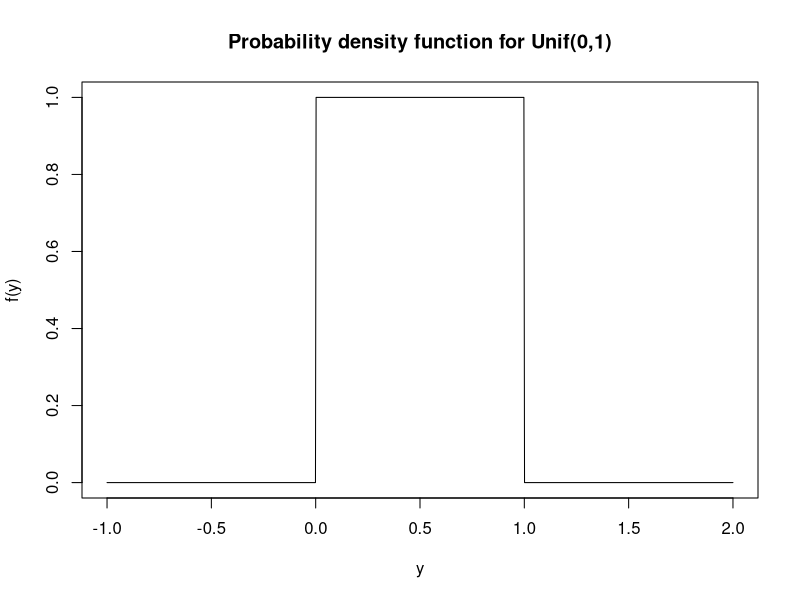
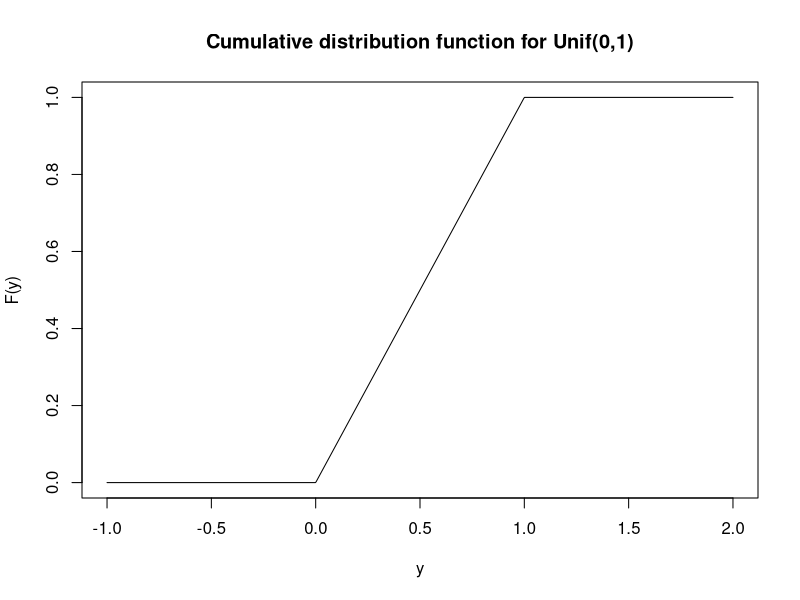
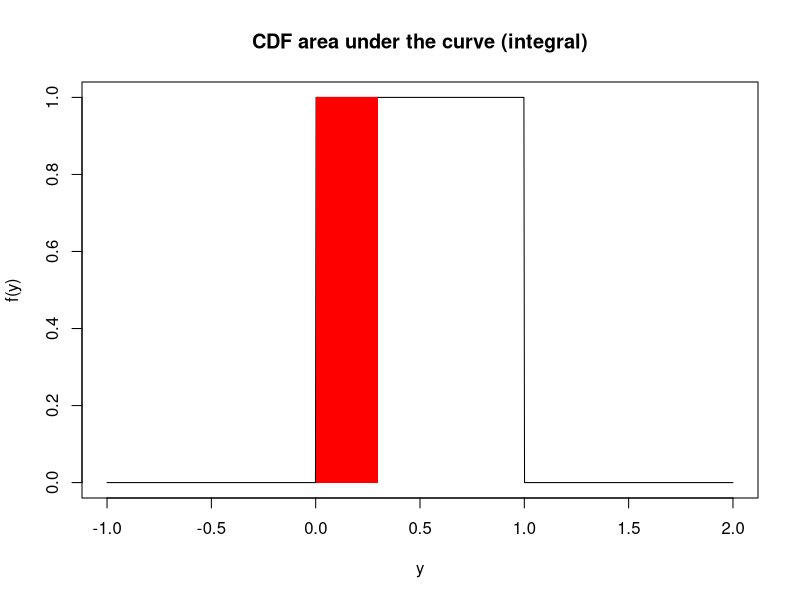
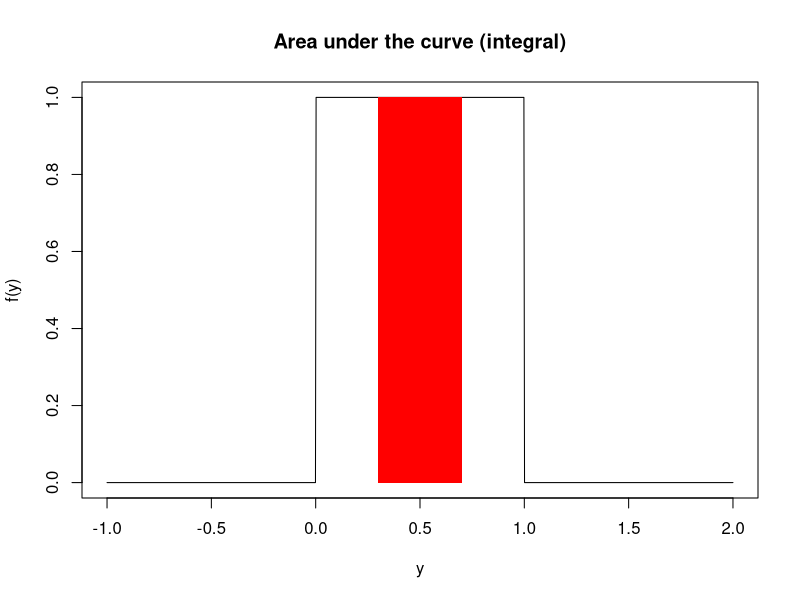
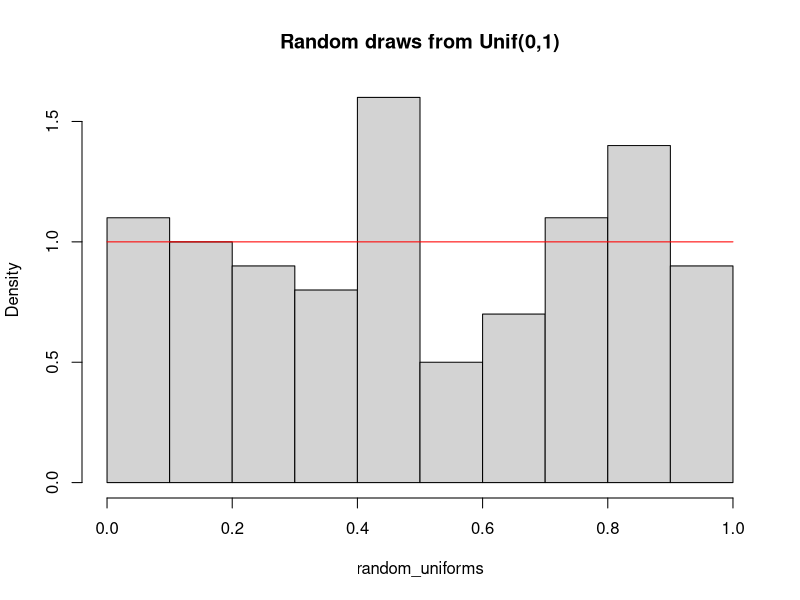
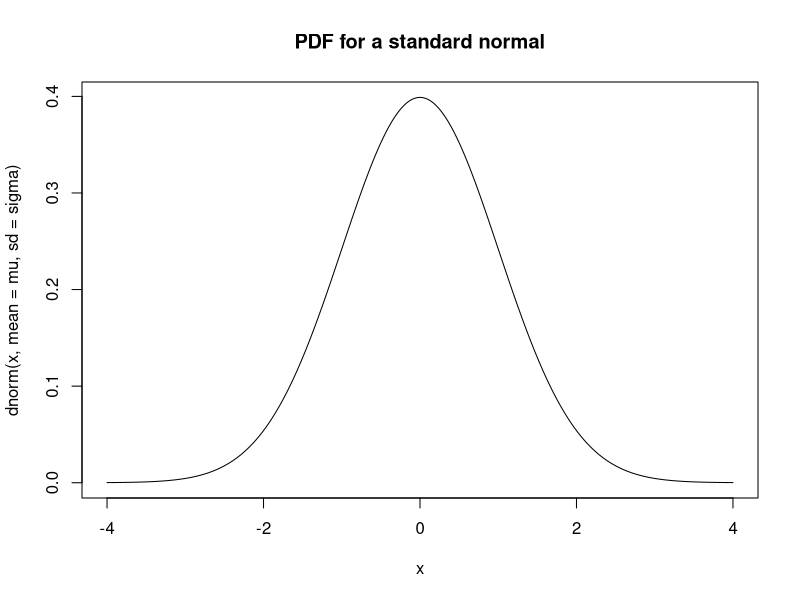
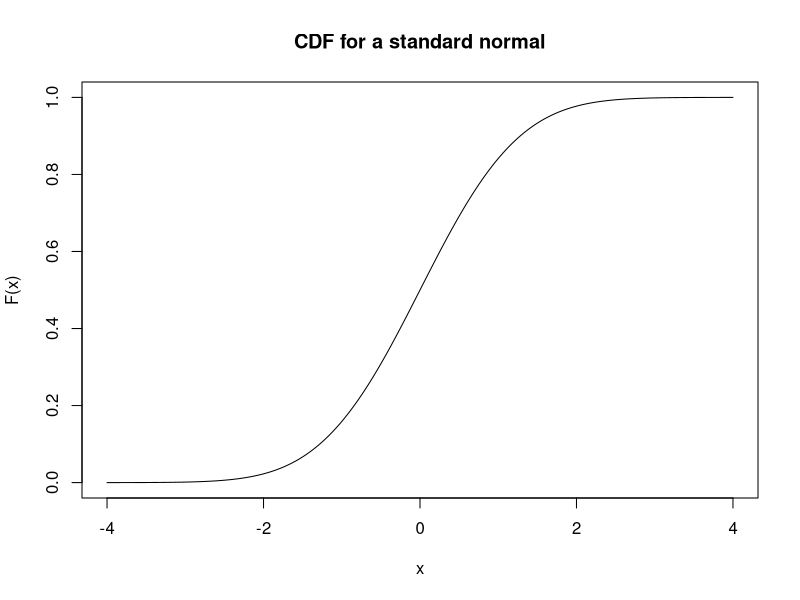
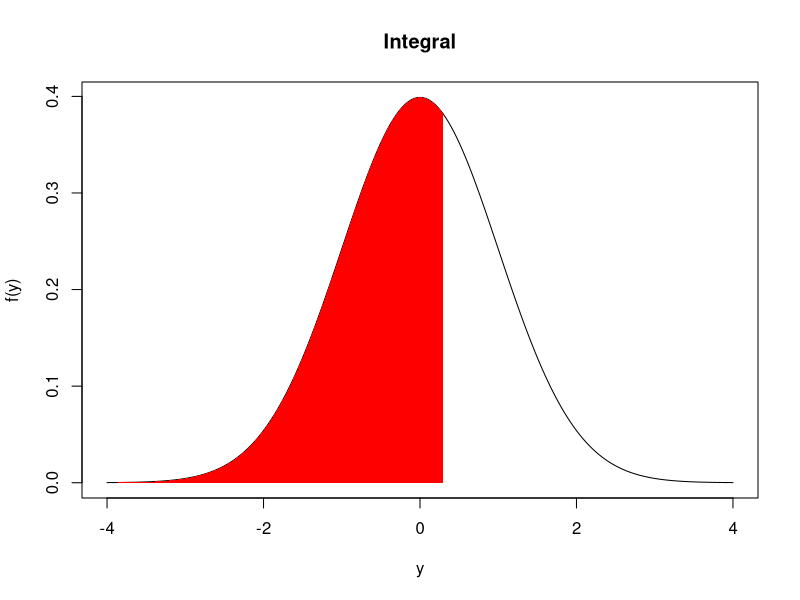

The R source for these figures, in order:
a <- 0
b <- 1

# The curve function expects you to give a function of `x` and then it 
# (internally) creates a sequence of values from `from` and to `to` and creates
# plots similar to what we had before, but using a line rather than points.
curve(dunif(x, min = a, max = b), 
      from = -1, to = 2, n = 1001, 
      xlab='y', ylab='f(y)', 
      main='Probability density function for Unif(0,1)')

curve(punif(x, min = a, max = b), 
      from = -1, to = 2, n = 1001,
      xlab='y', ylab='F(y)', 
      main='Cumulative distribution function for Unif(0,1)')

# Visualize the CDF
curve(dunif(x, min = a, max = b), 
      from = -1, to = 2, n = 1001,
      xlab='y', ylab='f(y)', 
      main='CDF area under the curve (integral)')

U <- 0.3
x <- seq(-1, U, length = 1001)
polygon(c(x, rev(x)), 
          c(rep(0, length(x)), dunif(rev(x), min = a, max = b)),
          col = "red", lty = 0)

punif(U, min = a, max = b)

# Visualize area under the curve
curve(dunif(x, min = a, max = b), 
      from = -1, to = 2, n = 1001,
      xlab='y', ylab='f(y)', 
      main='Area under the curve (integral)')

L <- 0.3; U <- 0.7
x <- seq(L, U, length = 1001)
polygon(c(x, rev(x)), 
          c(rep(0, length(x)), dunif(rev(x), min = a, max = b)),
          col = "red", lty = 0)

punif(U, min = a, max = b) - punif(L, min = a, max = b)

random_uniforms <- runif(100, min = a, max = b)

hist(random_uniforms, 
     probability = TRUE, 
     main = "Random draws from Unif(0,1)")

curve(dunif(x, min = a, max = b), 
      add = TRUE, col="red")



mu    <- 0
sigma <- 1 # standard deviation

curve(dnorm(x, mean = mu, sd = sigma), # notice the 3rd argument is the sd
      from = mu - 4*sigma, to = mu + 4*sigma, n = 1001,
      main = "PDF for a standard normal")

curve(pnorm(x, mean = mu, sd = sigma), 
      from = mu - 4*sigma, to = mu + 4*sigma, n = 1001,
      main = "CDF for a standard normal",
      ylab = "F(x)")

# Visualize the CDF
curve(dnorm(x, mean = mu, sd = sigma), 
      from = mu - 4*sigma, to = mu + 4*sigma, n = 1001,
      xlab='y', ylab='f(y)', 
      main='Integral')

x <- seq(mu - 4*sigma, 0.3, length = 1001)
polygon(c(x, rev(x)), 
          c(rep(0, length(x)), dnorm(rev(x), mean = mu, sd = sigma)),
          col = "red", lty = 0)

pnorm(0.3, mean = mu, sd = sigma)

# Visualize area under the curve
curve(dnorm(x, mean = mu, sd = sigma), 
      from = mu - 4*sigma, to = mu + 4*sigma, n = 1001,
      xlab='y', ylab='f(y)', 
      main='Integral')

L <- -0.2; U <- 0.3
x <- seq(L, U, length = 1001)
polygon(c(x, rev(x)), 
          c(rep(0, length(x)), dnorm(rev(x), mean = mu, sd = sigma)),
          col = "red", lty = 0)

pnorm(U, mean = mu, sd = sigma) - pnorm(L, mean = mu, sd = sigma)

curve(qnorm(x, mean = mu, sd = sigma),
      from = 0, to = 1, n = 1001, 
      main = "Quantile function for a standard normal")

draws <- rnorm(100, mean = mu, sd = sigma)
hist(draws, probability = TRUE)
curve(dnorm(x, mean = mu, sd = sigma), n = 1001, 
      add = TRUE, col = "red")
